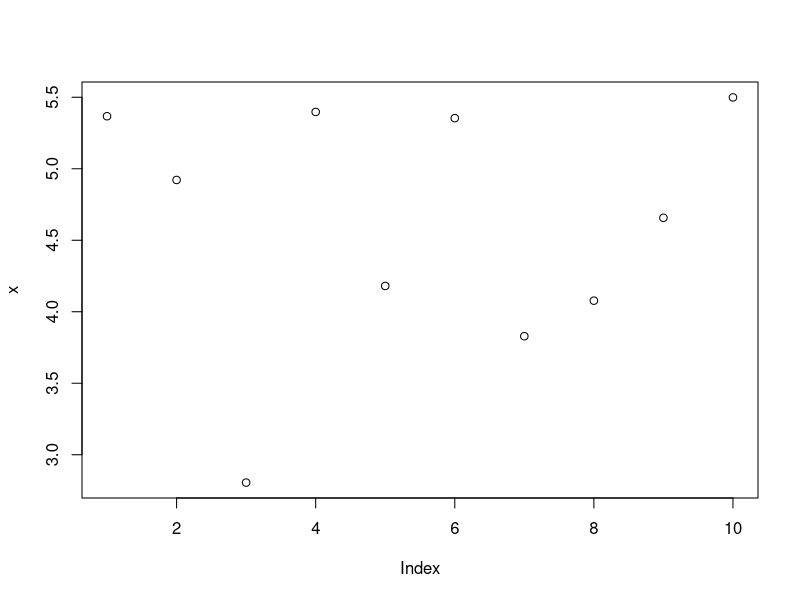
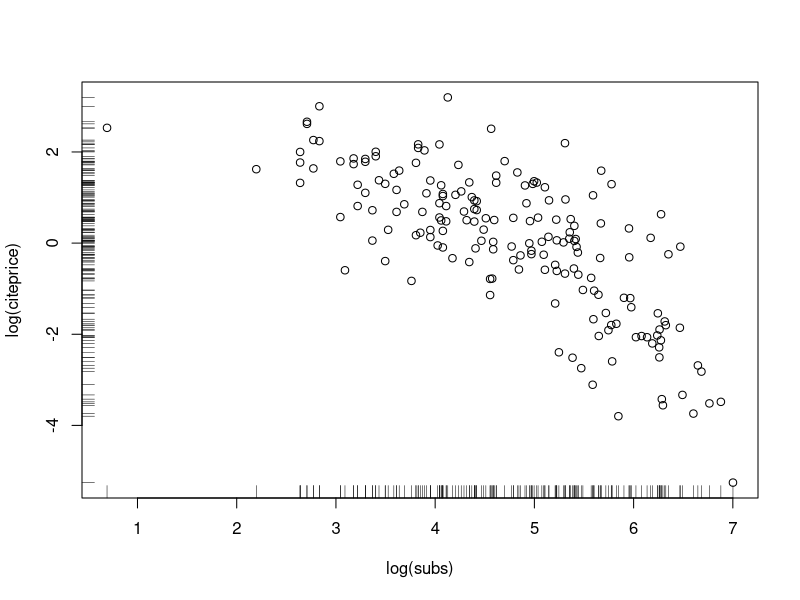
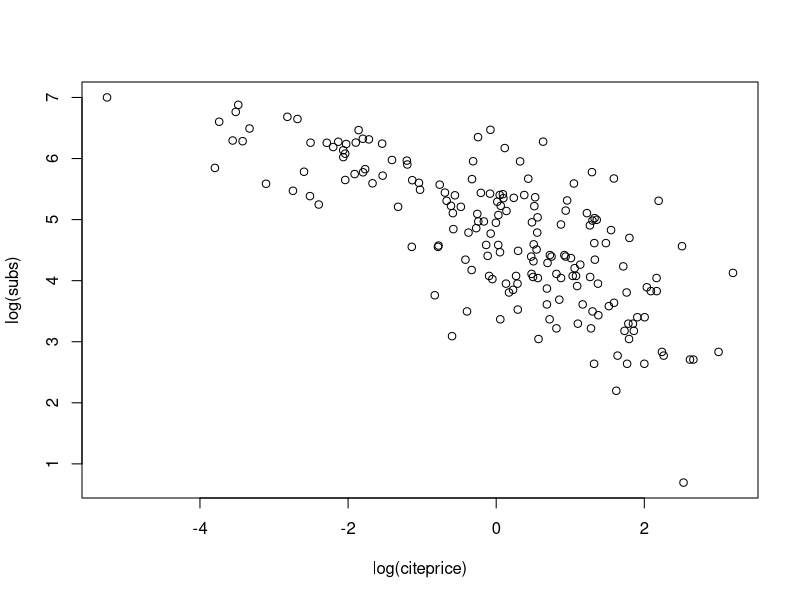
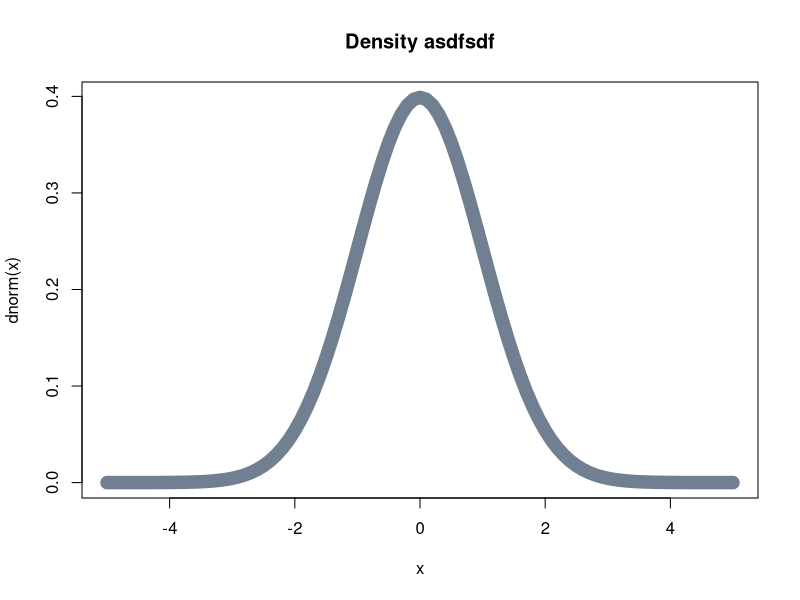
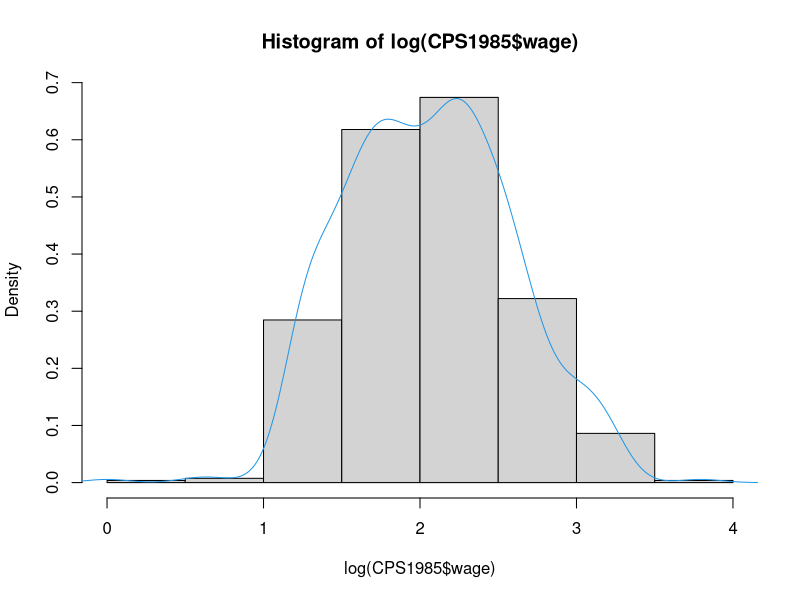
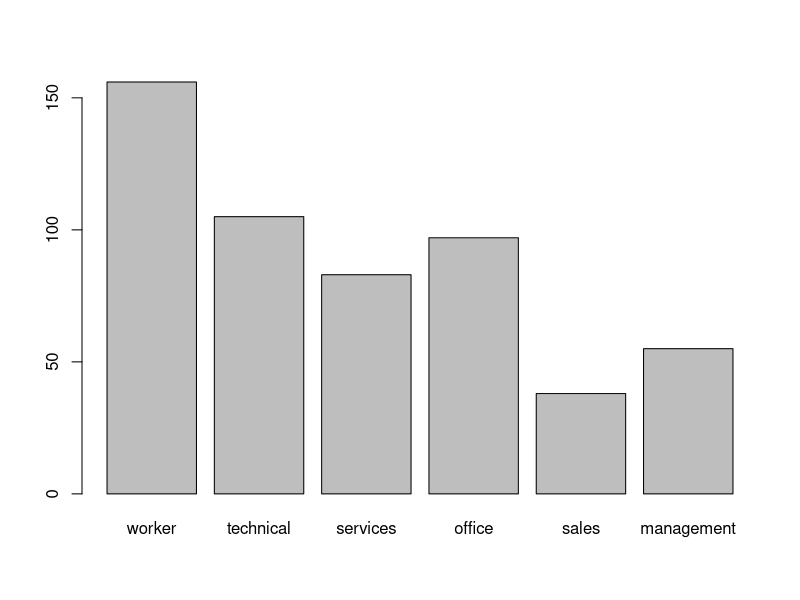
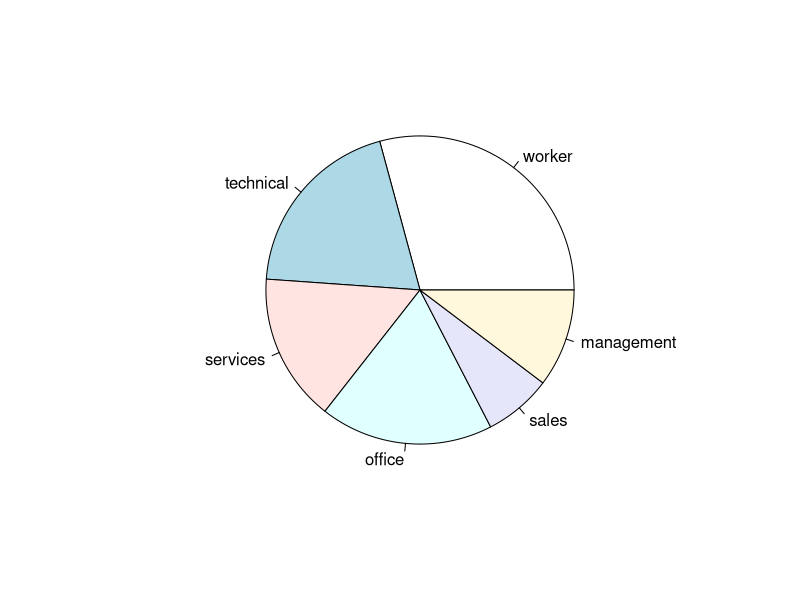

Here is the R script that generated these plots, in order:
library(AER)

# Making custom summary() for OOP {{{
normsample <- function( n, ... ) {
  rval  <- rnorm( n, ... )
  class(rval)  <-  "normsample"
  return(rval)
}

x <- normsample( 10, mean =5 )
class(x)

summary( x )

summary.normsample <- function( obj, ... ) {
  rval <- c(length(obj), mean(obj), sd(obj))
  names(rval)  <-  c( "sample size", "mean", "standard deviation" )
  return( rval )
}

summary( x )
plot(x)
# }}}

# ploting  {{{
data("Journals")
Journals$citeprice <- Journals$price / Journals$citations
attach( Journals )

plot( log(subs), log(citeprice) )
rug( log(subs) )
rug( log(citeprice), side=2 )
detach( Journals )

# or in one line without 'attach'
plot( log(subs) ~ log(citeprice), data=Journals )

# plot a function
curve( dnorm
      , from=-5
      , to = 5
      , col = "slategray"
      , lwd = 13
      , main = "Density asdfsdf"
)

data( "CPS1985" )
str( CPS1985 )

# probability density 
hist( log(CPS1985$wage), freq=FALSE )
lines( density(log(CPS1985$wage)) , col=4 )

attach(CPS1985)

occupation
tab <- table(occupation)
str(tab)
prop.table(tab)

barplot(tab)
pie(tab)

# }}}
